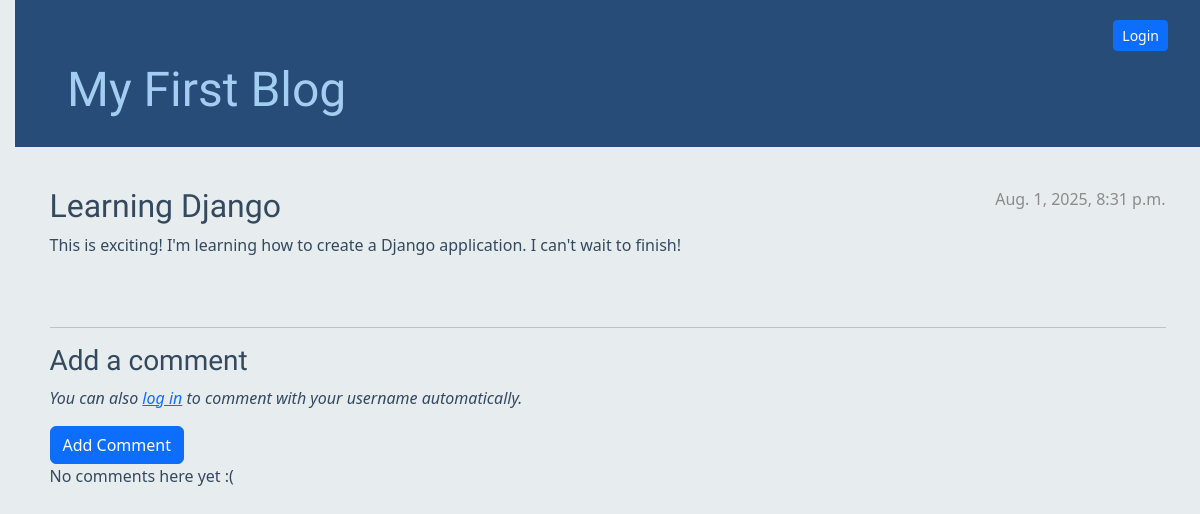
/post/1/, run on an earlier commit of the app's database.
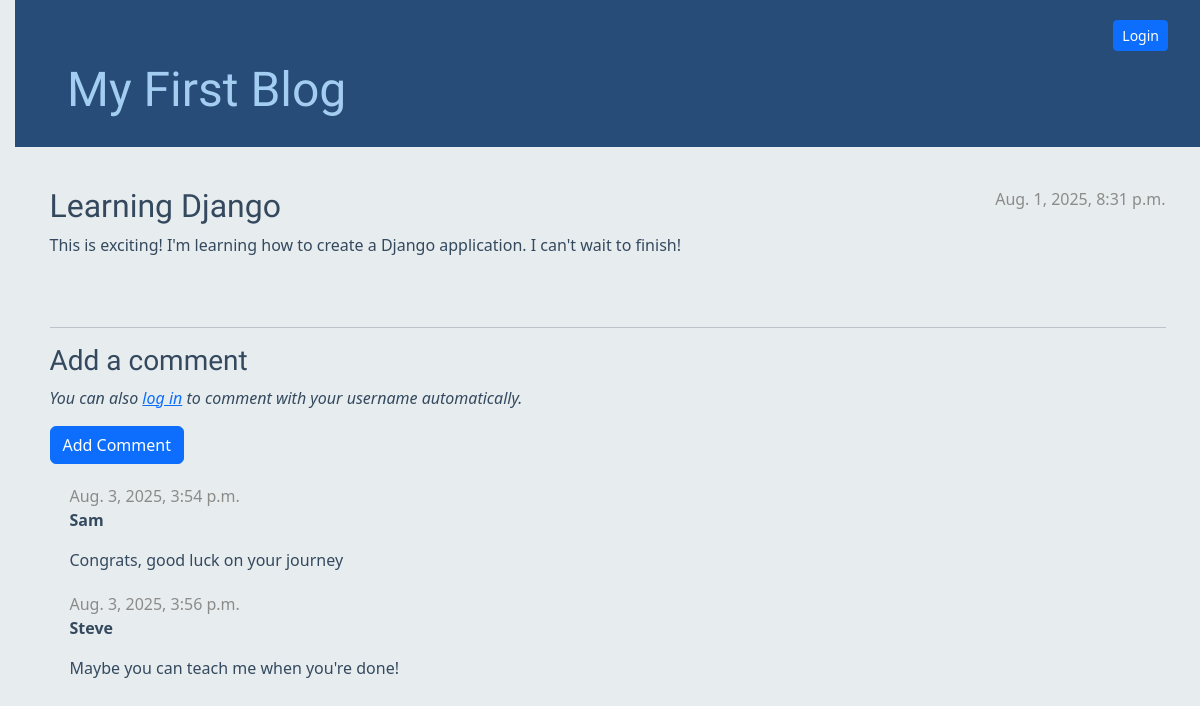
And on a later commit of the database.
### blog/models.py (models this page shows, shortened)
class Comment(models.Model):
    post = models.ForeignKey('blog.Post', on_delete=models.CASCADE, related_name='comments')
    author = models.CharField(max_length=200)
    text = models.TextField()
    created_date = models.DateTimeField(default=timezone.now)
    approved_comment = models.BooleanField(default=False)

### blog/views.py (the view)
# urls.py: path('post/<int:pk>/', views.post_detail, name='post_detail'),
def post_detail(request, pk):
    post = get_object_or_404(Post, pk=pk)
    return render(request, 'blog/post_detail.html', {'post': post})

### blog/templates/blog/post_detail.html (shortened to what this page needs)
{% extends 'blog/base.html' %}
{% block content %}
<article class="post">
    {% if post.published_date %}
    <div class="date">
        {{ post.published_date }}
    </div>
    {% endif %}
    <h2>{{ post.title }}</h2>
    <p>{{ post.text|linebreaksbr }}</p>
</article>
<hr>
<h3>Add a comment</h3>
<form method="post" action="{% url 'add_comment_to_post' post.pk %}">
    {% if user.is_authenticated %}
    <p><strong>Commenting as:</strong> {{ user.username }}</p>
    <div class="form-group">
        {{ form.text.label_tag }}
        {{ form.text }}
    </div>
    {% else %}
    <p><em>You can also <a href="{% url 'login' %}">log in</a> to comment with your username automatically.</em></p>
    {% endif %}
    <button type="submit" class="btn btn-primary">Add Comment</button>
</form>
{% for comment in post.comments.all %}
{% if user.is_authenticated or comment.approved_comment %}
<div class="comment">
    <div class="date">
        {{ comment.created_date }}
    </div>
    <strong>{{ comment.author }}</strong>
    <p>{{ comment.text|linebreaks }}</p>
</div>
{% endif %}
{% empty %}
<p>No comments here yet :(</p>
{% endfor %}
{% endblock %}

What changed in the data, as far as the page shows it:
added Comment: created_date "Aug. 3, 2025, 3:54 p.m.", author "Sam", text "Congrats, good luck on your journey"
added Comment: created_date "Aug. 3, 2025, 3:56 p.m.", author "Steve", text "Maybe you can teach me when you're done!"
Also different on the page:
text no longer shown: "No comments here yet :("
